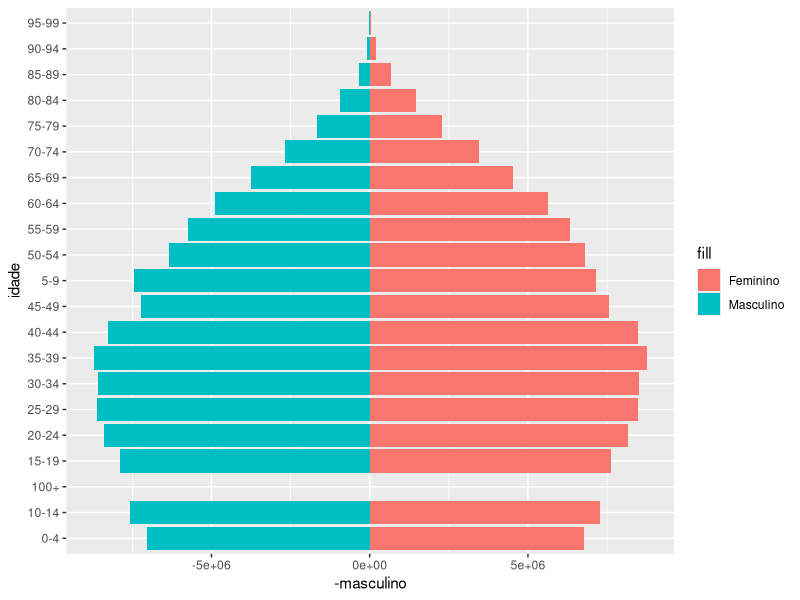
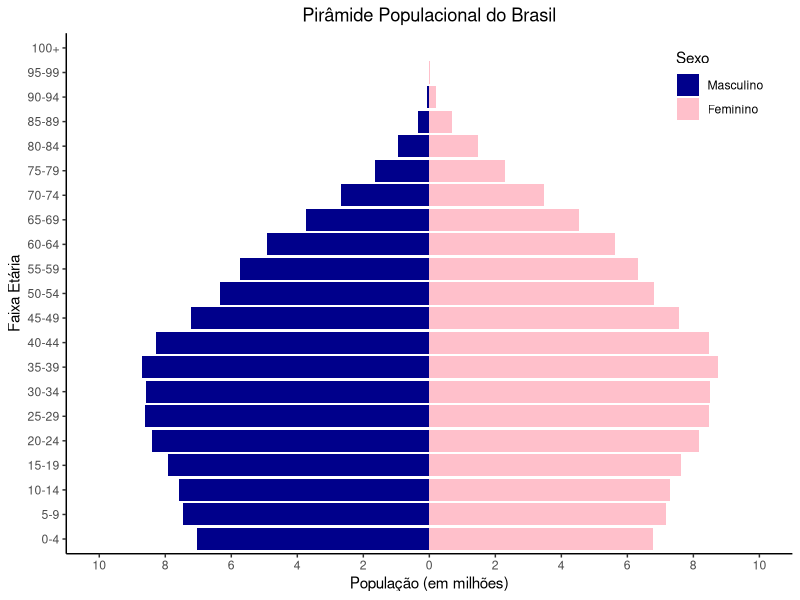

These figures' R source, in order:
## ---- chunk 1


knitr::include_graphics("https://servicos.nc.ufpr.br/PortalNC/painel/assets/img/logos/logo_ufpr.jpg") 
## ---- chunk 2
# <style>
#   body {
#     text-align: center;
#   }
# </style>
## ---- chunk 3

# Carregando bibliotecas
library(ggplot2)


# Dados extraídos de: https://www.populationpyramid.net/pt/brasil/2023/#google_vignette

idade <- c('0-4', '5-9', '10-14', '15-19', '20-24', '25-29', '30-34', '35-39', '40-44', '45-49',
           '50-54', '55-59', '60-64', '65-69', '70-74', '75-79', '80-84', '85-89', '90-94', '95-99', '100+')

masculino <- c(7048276, 7458718, 7571355, 7902645, 8388853, 8626910, 8573161, 8715312, 8275450, 7230207,
                          6355937, 5736755, 4904223, 3748986, 2675453, 1653264, 944483, 350303, 72217, 8207, 396)

feminino <- c(6766804, 7165577, 7280500, 7624131, 8159904, 8465096, 8495865, 8753351, 8478260, 7571613,
                        6814563, 6331430, 5625694, 4534686, 3467790, 2283019, 1459935, 677986, 193494, 29591, 2036)

# Criando um data frame
dados <- data.frame(idade, masculino, feminino)

# Gráfico
grafico1 <- ggplot(dados, aes(x = idade)) +
  geom_bar(aes(y = -masculino, fill = "Masculino"), stat = "identity", position = "identity") +
  geom_bar(aes(y = feminino, fill = "Feminino"), stat = "identity", position = "identity") +
  coord_flip()

grafico1
## ---- chunk 4

# Carregando bibliotecas
library(ggplot2)

# Dados extraídos de: https://www.populationpyramid.net/pt/brasil/2023/#google_vignette
idade <- c('0-4', '5-9', '10-14', '15-19', '20-24', '25-29', '30-34', '35-39', '40-44', '45-49',
           '50-54', '55-59', '60-64', '65-69', '70-74', '75-79', '80-84', '85-89', '90-94', '95-99', '100+')

masculino <- c(7048276, 7458718, 7571355, 7902645, 8388853, 8626910, 8573161, 8715312, 8275450, 7230207,
                          6355937, 5736755, 4904223, 3748986, 2675453, 1653264, 944483, 350303, 72217, 8207, 396)

feminino <- c(6766804, 7165577, 7280500, 7624131, 8159904, 8465096, 8495865, 8753351, 8478260, 7571613,
                        6814563, 6331430, 5625694, 4534686, 3467790, 2283019, 1459935, 677986, 193494, 29591, 2036)

# Convertendo a população para milhões
masculino <- masculino / 1000000
feminino <- feminino / 1000000

# Criando um data frame para armazenar os dados
dados <- data.frame(idade, masculino, feminino)

# Criando índice para ordenar o eixo x
dados$indice <- 1:length(idade)

# Manipulando eixo y, definindo intervalo de exibição do eixo y
brks = c(-10, -8, -6, -4, -2, 0, 2, 4, 6, 8, 10)

# Criando o gráfico
grafico2 <- ggplot(dados, aes(x = reorder(idade,indice))) +
  geom_bar(aes(y = -masculino, fill = "Masculino"), stat = "identity", position = "identity") + # com o sinal "-" para que essas informação apareçam no lado esquerdo do gráfico
  geom_bar(aes(y = feminino, fill = "Feminino"), stat = "identity", position = "identity") + 
  scale_fill_manual(values = c("Masculino" = "darkblue", "Feminino" = "pink"),
                    breaks = c("Masculino", "Feminino"), # ordem dos itens na legenda
                    labels = c("Masculino", "Feminino")) + # rótulos na legenda
  labs(title = "Pirâmide Populacional do Brasil", # Título do grafico
         x = "Faixa Etária", # eixo x, no final será invertido
         y = "População (em milhões)", # eixo y, no final será invertido
         fill = "Sexo") + 
  scale_y_continuous(breaks = brks, # inserindo o intervalo definido
                     limits = c(-10, 10), # inserindo o limite do intervalo para que as colunas tenham o mesmo comprimento de ambos os lados
                     labels = abs(brks)) + # Resolvendo o problema de valores negativos em masculino
  theme_classic() + # inserindo tema para auxiliar na impressao do grafico
  coord_flip() + # virando os eixos do gráfico, para transformar em um gráfico de piramide
  theme(legend.position = c(0.9, 0.9), # Legenda no canto superior direito
        plot.title = element_text(hjust = 0.5)) # Centraliza o título

grafico2
## ---- chunk 5

# Carregando bibliotecas
library(ggplot2)


# Dados extraídos de: https://www.populationpyramid.net/pt/brasil/2023/#google_vignette

idade <- c('0-4', '5-9', '10-14', '15-19', '20-24', '25-29', '30-34', '35-39', '40-44', '45-49',
           '50-54', '55-59', '60-64', '65-69', '70-74', '75-79', '80-84', '85-89', '90-94', '95-99', '100+')

masculino <- c(7048276, 7458718, 7571355, 7902645, 8388853, 8626910, 8573161, 8715312, 8275450, 7230207,
                          6355937, 5736755, 4904223, 3748986, 2675453, 1653264, 944483, 350303, 72217, 8207, 396)

feminino <- c(6766804, 7165577, 7280500, 7624131, 8159904, 8465096, 8495865, 8753351, 8478260, 7571613,
                        6814563, 6331430, 5625694, 4534686, 3467790, 2283019, 1459935, 677986, 193494, 29591, 2036)

# Criando um data frame
dados <- data.frame(idade, masculino, feminino)

# Gráfico
grafico1 <- ggplot(dados, aes(x = idade)) +
  geom_bar(aes(y = -masculino, fill = "Masculino"), stat = "identity", position = "identity") +
  geom_bar(aes(y = feminino, fill = "Feminino"), stat = "identity", position = "identity") +
  coord_flip()

# grafico1
## ---- chunk 6

# Carregando bibliotecas
library(ggplot2)

# Dados extraídos de: https://www.populationpyramid.net/pt/brasil/2023/#google_vignette
idade <- c('0-4', '5-9', '10-14', '15-19', '20-24', '25-29', '30-34', '35-39', '40-44', '45-49',
           '50-54', '55-59', '60-64', '65-69', '70-74', '75-79', '80-84', '85-89', '90-94', '95-99', '100+')

masculino <- c(7048276, 7458718, 7571355, 7902645, 8388853, 8626910, 8573161, 8715312, 8275450, 7230207,
                          6355937, 5736755, 4904223, 3748986, 2675453, 1653264, 944483, 350303, 72217, 8207, 396)

feminino <- c(6766804, 7165577, 7280500, 7624131, 8159904, 8465096, 8495865, 8753351, 8478260, 7571613,
                        6814563, 6331430, 5625694, 4534686, 3467790, 2283019, 1459935, 677986, 193494, 29591, 2036)

# Convertendo a população para milhões
masculino <- masculino / 1000000
feminino <- feminino / 1000000

# Criando um data frame para armazenar os dados
dados <- data.frame(idade, masculino, feminino)

# Criando índice para ordenar o eixo x
dados$indice <- 1:length(idade)

# Manipulando eixo y, definindo intervalo de exibição do eixo y
brks = c(-10, -8, -6, -4, -2, 0, 2, 4, 6, 8, 10)

# Criando o gráfico
grafico2 <- ggplot(dados, aes(x = reorder(idade,indice))) +
  geom_bar(aes(y = -masculino, fill = "Masculino"), stat = "identity", position = "identity") + # com o sinal "-" para que essas informação apareçam no lado esquerdo do gráfico
  geom_bar(aes(y = feminino, fill = "Feminino"), stat = "identity", position = "identity") + 
  scale_fill_manual(values = c("Masculino" = "darkblue", "Feminino" = "pink"),
                    breaks = c("Masculino", "Feminino"), # ordem dos itens na legenda
                    labels = c("Masculino", "Feminino")) + # rótulos na legenda
  labs(title = "Pirâmide Populacional do Brasil", # Título do grafico
         x = "Faixa Etária", # eixo x, no final será invertido
         y = "População (em milhões)", # eixo y, no final será invertido
         fill = "Sexo") + 
  scale_y_continuous(breaks = brks, # inserindo o intervalo definido
                     limits = c(-10, 10), # inserindo o limite do intervalo para que as colunas tenham o mesmo comprimento de ambos os lados
                     labels = abs(brks)) + # Resolvendo o problema de valores negativos em masculino
  theme_classic() + # inserindo tema para auxiliar na impressao do grafico
  coord_flip() + # virando os eixos do gráfico, para transformar em um gráfico de piramide
  theme(legend.position = c(0.9, 0.9), # Legenda no canto superior direito
        plot.title = element_text(hjust = 0.5)) # Centraliza o título

# grafico2
